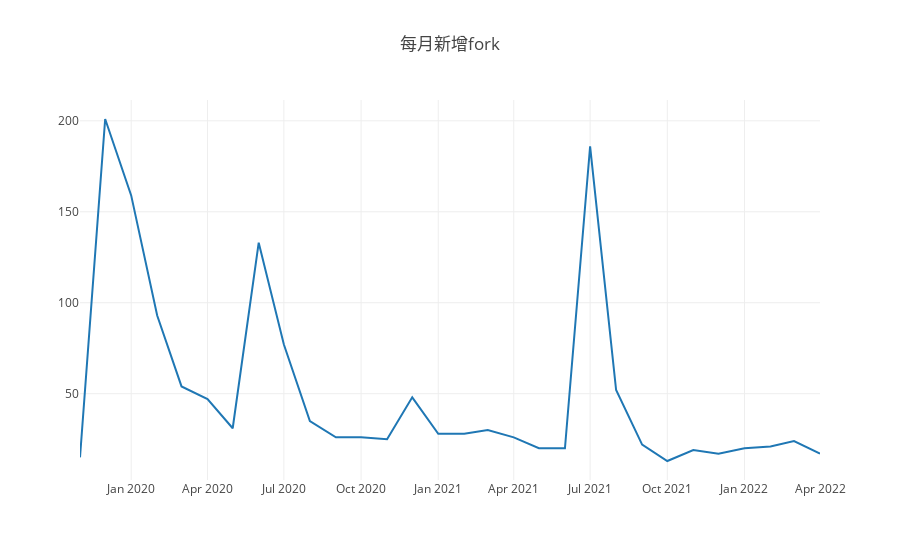

The code cell stored with this chart in its notebook:
### Code cell
all.sort((a,b)=>{
    return 12*a.year+a.month-12*b.year-b.month
})
openDigger.render.plotly([{
        x: all.map(d => d.year.toString()+'-'+d.month.toString()),
        y: all.map(d => d.count),
        name: '新增fork',mode: 'scatter'
    }], {title: `每月新增fork`, xasix: { type: 'category' } })

### Figure 1 — Plotly figure (JSON) as saved in the notebook; plotly's stock layout.template omitted (floating-point values rounded to 4 significant figures)
{"data": [{"mode": "scatter", "name": "新增fork", "x": ["2019-11", "2019-12", "2020-1", "2020-2", "2020-3", "2020-4", "2020-5", "2020-6", "2020-7", "2020-8", "2020-9", "2020-10", "2020-11", "2020-12", "2021-1", "2021-2", "2021-3", "2021-4", "2021-5", "2021-6", "2021-7", "2021-8", "2021-9", "2021-10", "2021-11", "2021-12", "2022-1", "2022-2", "2022-3", "2022-4"], "y": ["15", "201", "159", "93", "54", "47", "31", "133", "77", "35", "26", "26", "25", "48", "28", "28", "30", "26", "20", "20", "186", "52", "22", "13", "19", "17", "20", "21", "24", "17"]}], "layout": {"autosize": true, "title": {"text": "每月新增fork"}, "xasix": {"type": "category"}, "xaxis": {"autorange": true, "range": ["2019-11-01", "2022-04-01"], "type": "date"}, "yaxis": {"autorange": true, "range": [2.556, 211.4], "type": "linear"}}}
